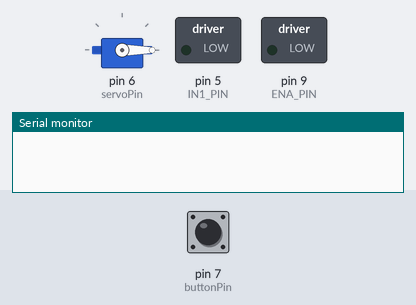
Recording of a sketch running on a simulated Arduino Uno, built with avr-gcc and run on an emulated ATmega328P. On the bench: servo, switched loads named in the sketch (green lamp = pin HIGH), the last lines printed to the serial monitor. Dashed ring = blinking. Inputs (shaded band) come from the test bench; at power-on: pin 7 (buttonPin) LOW.

Above: at 1.2 s.
1.3 s: pin 7 (buttonPin) pulled HIGH for 0.15 s
At 1.7 s:
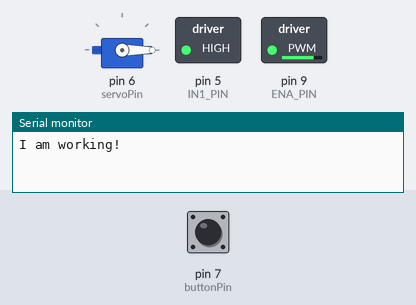
At 2.22 s:
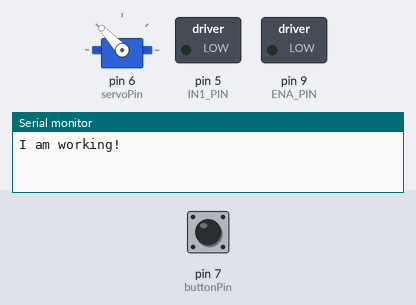
3.8 s: pin 7 (buttonPin) pulled HIGH for 3.2 s
At 4.2 s:
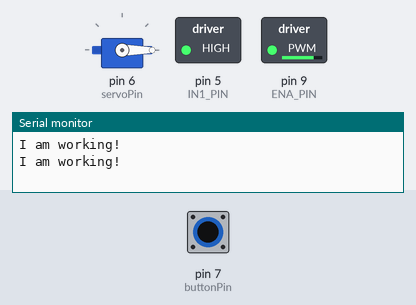
Timing chart, 0 to 9.5 s (numbered marks = the images above; inputs shaded):
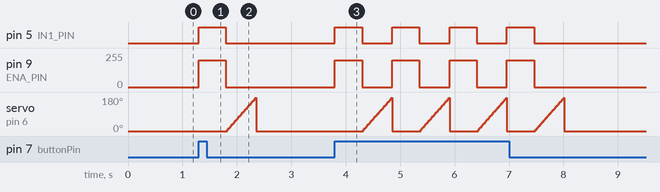

The sketch:

page_turner_10_26_2025.ino
```cpp
// Names: Victoria Przydanek, Jishnuu Senthil Kumar, Digonto Chatterjee
// Date: 10.26.2025
// Description: Making a page turner for soft cover books/flimsy pages
// Updates: We wanted to test out the hardware, so we included a button that isn't
// the headphone jack but a simple button for implementing and testing.


// importing libraries
#include <Servo.h>

// defining variables
const int servoPin = 6;  // initializing servo
Servo pageTurner;        // create servo object

// H BRIDGE MOTOR DRIVER
const int ENA_PIN = 9;  // Speed control
const int IN1_PIN = 5;  // Direction control
// *MIGHT CHANGE THE TIME = SPEED CONSTANT LATER*
const int time = 500;   // how long servo waits for motor to run before it turns the page
const int speed = 200;  // how fast the servo was moving

const int buttonPin = 7;
int buttonPress;  // set to False so the statement doesn't run continuously

void setup() {
  pageTurner.attach(servoPin);  // connect servo signal wire to Arduino Pin
  pageTurner.write(0);          // get the servo to be in the neutral position

  pinMode(ENA_PIN, OUTPUT);
  pinMode(IN1_PIN, OUTPUT);

  pinMode(buttonPin, INPUT);  // declaring the button pin
  Serial.begin(9600);
}

void loop() {
  buttonPress = digitalRead(buttonPin);  // sets variable to button pin reading
  // Serial.println(buttonPress); // debugs
  if (buttonPress) {
    Serial.println("I am working!");  // debugs
    // M O T O R A C T I V A T I O N
    digitalWrite(IN1_PIN, HIGH);  // lets the wheel start spinning
    analogWrite(ENA_PIN, speed);  // lets us control how fast the motor is spinning
    delay(time);                  // determines how long we want to have the wheel turn
    digitalWrite(IN1_PIN, LOW);  // wheel moved enough of page for servo to get under
    analogWrite(ENA_PIN, 0);
    // S E R V O M O V E M E N T
    for (int i = 0; i < 180; i++) {  // this slows down the servo's run to prevent pages from breaking
                                     // *MIGHT HAVE TO CHANGE LATER IF IT IS RUNNING TOO SLOW*
      pageTurner.write(i);
      delay(3);
    }
    // page has been turned
    pageTurner.write(0);  // return servo to original position
  }
}
```

Measured:
- after the input at 1.3 s, pin 5 (IN1_PIN): LOW → HIGH at once, → LOW 0.50 s later; pin 9 (ENA_PIN): 0/255 → 200/255 at once, → 0/255 0.50 s later; servo on pin 6 (servoPin): rises from 0° to 175° in 0.52 s, then falls to 0° in 0.02 s
- after the input at 3.8 s, pin 5 (IN1_PIN): alternates HIGH for 0.50 s and LOW for 0.55 s, 8 changes in all, then stays LOW, starting at once; pin 9 (ENA_PIN): alternates 200/255 for 0.50 s and 0/255 for 0.55 s, 8 changes in all, then stays 0/255, starting at once; servo on pin 6 (servoPin): ramps from 0° to 175° and jumps back, once every 1.1 s
